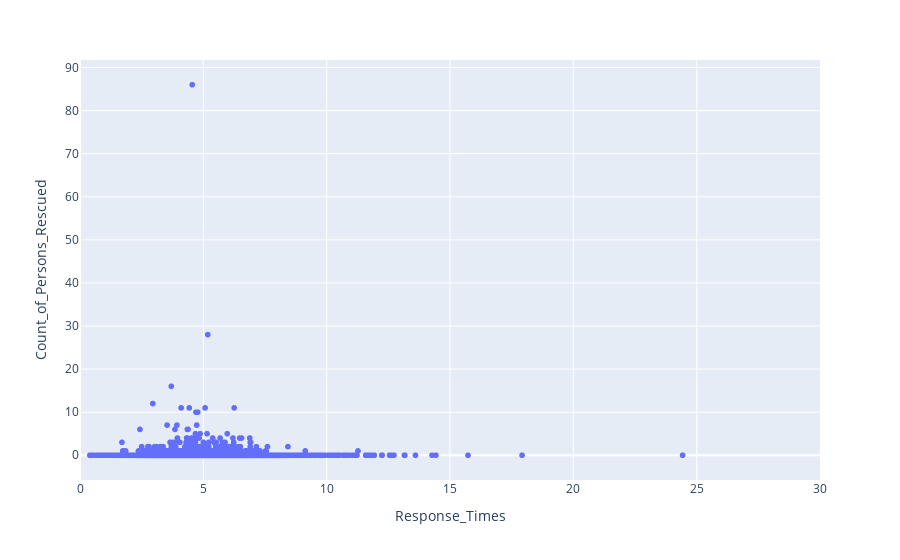

Source (notebook cell):
### Code cell
fig = px.scatter(df_mode, x='Response_Times', y='Count_of_Persons_Rescued')

fig.update_xaxes(range=[0, 30])
fig.show()

### Figure 1 — Plotly figure (JSON) as saved in the notebook; plotly's stock layout.template omitted (floating-point values rounded to 4 significant figures; data arrays with more than 128 entries replaced by an {"elided": "..."} marker saying what was removed)
{"data": [{"hovertemplate": "Response_Times=%{x}<br>Count_of_Persons_Rescued=%{y}<extra></extra>", "legendgroup": "", "marker": {"color": "#636efa", "symbol": "circle"}, "mode": "markers", "name": "", "showlegend": false, "type": "scattergl", "x": {"elided": "11181 float values"}, "xaxis": "x", "y": {"elided": "11181 int values"}, "yaxis": "y"}], "layout": {"legend": {"tracegroupgap": 0}, "margin": {"t": 60}, "xaxis": {"anchor": "y", "domain": [0, 1], "range": [0, 30], "title": {"text": "Response_Times"}}, "yaxis": {"anchor": "x", "domain": [0, 1], "title": {"text": "Count_of_Persons_Rescued"}}}}
